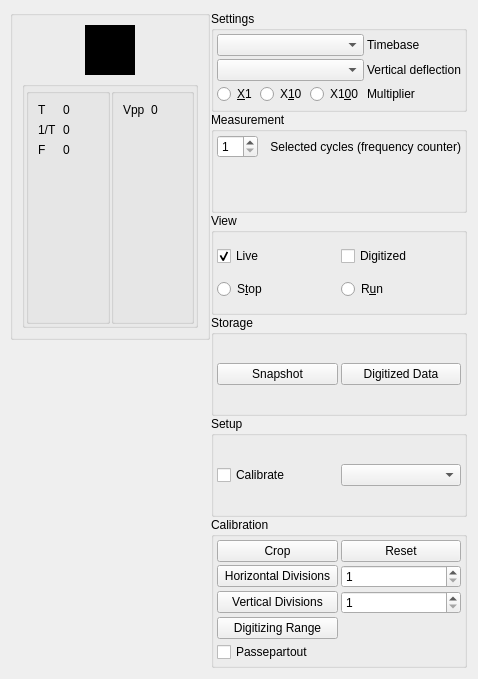
<?xml version="1.0" encoding="UTF-8"?>
<ui version="4.0">
 <class>Controls</class>
 <widget class="QWidget" name="Controls">
  <property name="geometry">
   <rect>
    <x>0</x>
    <y>0</y>
    <width>478</width>
    <height>679</height>
   </rect>
  </property>
  <property name="sizePolicy">
   <sizepolicy hsizetype="MinimumExpanding" vsizetype="MinimumExpanding">
    <horstretch>0</horstretch>
    <verstretch>0</verstretch>
   </sizepolicy>
  </property>
  <property name="windowTitle">
   <string>Form</string>
  </property>
  <layout class="QGridLayout" name="gridLayout_6">
   <property name="leftMargin">
    <number>10</number>
   </property>
   <property name="topMargin">
    <number>10</number>
   </property>
   <property name="rightMargin">
    <number>10</number>
   </property>
   <property name="bottomMargin">
    <number>10</number>
   </property>
   <property name="spacing">
    <number>10</number>
   </property>
   <item row="0" column="1">
    <layout class="QGridLayout" name="layoutScope">
     <property name="sizeConstraint">
      <enum>QLayout::SetNoConstraint</enum>
     </property>
     <property name="leftMargin">
      <number>0</number>
     </property>
     <property name="topMargin">
      <number>0</number>
     </property>
     <property name="rightMargin">
      <number>0</number>
     </property>
     <property name="bottomMargin">
      <number>0</number>
     </property>
     <property name="spacing">
      <number>0</number>
     </property>
     <item row="0" column="2">
      <layout class="QVBoxLayout" name="verticalLayout">
       <property name="spacing">
        <number>0</number>
       </property>
       <property name="sizeConstraint">
        <enum>QLayout::SetFixedSize</enum>
       </property>
       <property name="leftMargin">
        <number>0</number>
       </property>
       <property name="topMargin">
        <number>0</number>
       </property>
       <property name="rightMargin">
        <number>0</number>
       </property>
       <property name="bottomMargin">
        <number>0</number>
       </property>
       <item>
        <widget class="QGroupBox" name="groupBoxDisplay">
         <layout class="QVBoxLayout" name="verticalLayout_2">
          <item>
           <layout class="QGridLayout" name="gridLayout_Display">
            <property name="sizeConstraint">
             <enum>QLayout::SetNoConstraint</enum>
            </property>
            <property name="leftMargin">
             <number>0</number>
            </property>
            <property name="topMargin">
             <number>0</number>
            </property>
            <property name="rightMargin">
             <number>0</number>
            </property>
            <property name="bottomMargin">
             <number>0</number>
            </property>
            <property name="spacing">
             <number>0</number>
            </property>
            <item row="0" column="0" alignment="Qt::AlignTop">
             <widget class="WebCamView" name="widgetLiveView" native="true">
              <property name="sizePolicy">
               <sizepolicy hsizetype="Fixed" vsizetype="Fixed">
                <horstretch>0</horstretch>
                <verstretch>0</verstretch>
               </sizepolicy>
              </property>
              <property name="minimumSize">
               <size>
                <width>50</width>
                <height>50</height>
               </size>
              </property>
              <property name="styleSheet">
               <string notr="true">background-color: rgb(0, 0, 0);</string>
              </property>
             </widget>
            </item>
            <item row="0" column="0" alignment="Qt::AlignLeft">
             <widget class="Grid" name="widgetGridView" native="true">
              <property name="sizePolicy">
               <sizepolicy hsizetype="Fixed" vsizetype="Fixed">
                <horstretch>0</horstretch>
                <verstretch>0</verstretch>
               </sizepolicy>
              </property>
              <property name="minimumSize">
               <size>
                <width>50</width>
                <height>50</height>
               </size>
              </property>
              <property name="styleSheet">
               <string notr="true">background-color: rgba(255, 255, 255, 0);</string>
              </property>
             </widget>
            </item>
            <item row="0" column="0">
             <widget class="DigitizerView" name="widgetDigitizedView" native="true">
              <property name="sizePolicy">
               <sizepolicy hsizetype="Fixed" vsizetype="Fixed">
                <horstretch>0</horstretch>
                <verstretch>0</verstretch>
               </sizepolicy>
              </property>
              <property name="minimumSize">
               <size>
                <width>50</width>
                <height>50</height>
               </size>
              </property>
              <property name="styleSheet">
               <string notr="true">background-color: rgba(255, 255, 255, 0);</string>
              </property>
             </widget>
            </item>
            <item row="0" column="0">
             <widget class="CursorControl" name="widgetCursorControl" native="true">
              <property name="enabled">
               <bool>true</bool>
              </property>
              <property name="sizePolicy">
               <sizepolicy hsizetype="Maximum" vsizetype="Maximum">
                <horstretch>0</horstretch>
                <verstretch>0</verstretch>
               </sizepolicy>
              </property>
              <property name="minimumSize">
               <size>
                <width>50</width>
                <height>50</height>
               </size>
              </property>
              <property name="autoFillBackground">
               <bool>false</bool>
              </property>
              <property name="styleSheet">
               <string notr="true">background-color: rgba(255, 255, 255, 0);</string>
              </property>
             </widget>
            </item>
           </layout>
          </item>
          <item>
           <widget class="QGroupBox" name="groupBoxMeasurements">
            <property name="sizePolicy">
             <sizepolicy hsizetype="MinimumExpanding" vsizetype="MinimumExpanding">
              <horstretch>0</horstretch>
              <verstretch>0</verstretch>
             </sizepolicy>
            </property>
            <property name="title">
             <string/>
            </property>
            <property name="flat">
             <bool>true</bool>
            </property>
            <layout class="QGridLayout" name="gridLayout_11">
             <property name="sizeConstraint">
              <enum>QLayout::SetNoConstraint</enum>
             </property>
             <property name="leftMargin">
              <number>1</number>
             </property>
             <property name="topMargin">
              <number>1</number>
             </property>
             <property name="rightMargin">
              <number>1</number>
             </property>
             <property name="bottomMargin">
              <number>1</number>
             </property>
             <property name="spacing">
              <number>1</number>
             </property>
             <item row="0" column="0">
              <widget class="QGroupBox" name="groupBoxTime">
               <property name="sizePolicy">
                <sizepolicy hsizetype="MinimumExpanding" vsizetype="MinimumExpanding">
                 <horstretch>0</horstretch>
                 <verstretch>0</verstretch>
                </sizepolicy>
               </property>
               <property name="title">
                <string/>
               </property>
               <property name="alignment">
                <set>Qt::AlignLeading|Qt::AlignLeft|Qt::AlignTop</set>
               </property>
               <property name="flat">
                <bool>true</bool>
               </property>
               <layout class="QFormLayout" name="formLayout_2">
                <property name="labelAlignment">
                 <set>Qt::AlignLeading|Qt::AlignLeft|Qt::AlignTop</set>
                </property>
                <item row="0" column="0">
                 <widget class="QLabel" name="labelDeltaT">
                  <property name="sizePolicy">
                   <sizepolicy hsizetype="MinimumExpanding" vsizetype="Preferred">
                    <horstretch>0</horstretch>
                    <verstretch>0</verstretch>
                   </sizepolicy>
                  </property>
                  <property name="text">
                   <string>T</string>
                  </property>
                 </widget>
                </item>
                <item row="0" column="1">
                 <widget class="QLabel" name="labelDeltaTDisplay">
                  <property name="sizePolicy">
                   <sizepolicy hsizetype="MinimumExpanding" vsizetype="Preferred">
                    <horstretch>0</horstretch>
                    <verstretch>0</verstretch>
                   </sizepolicy>
                  </property>
                  <property name="text">
                   <string>0</string>
                  </property>
                 </widget>
                </item>
                <item row="1" column="0">
                 <widget class="QLabel" name="labelTInverse">
                  <property name="sizePolicy">
                   <sizepolicy hsizetype="MinimumExpanding" vsizetype="Preferred">
                    <horstretch>0</horstretch>
                    <verstretch>0</verstretch>
                   </sizepolicy>
                  </property>
                  <property name="text">
                   <string>1/T</string>
                  </property>
                 </widget>
                </item>
                <item row="1" column="1">
                 <widget class="QLabel" name="labelTInverseDisplay">
                  <property name="sizePolicy">
                   <sizepolicy hsizetype="MinimumExpanding" vsizetype="Preferred">
                    <horstretch>0</horstretch>
                    <verstretch>0</verstretch>
                   </sizepolicy>
                  </property>
                  <property name="text">
                   <string>0</string>
                  </property>
                 </widget>
                </item>
                <item row="2" column="0">
                 <widget class="QLabel" name="labelF">
                  <property name="sizePolicy">
                   <sizepolicy hsizetype="MinimumExpanding" vsizetype="Preferred">
                    <horstretch>0</horstretch>
                    <verstretch>0</verstretch>
                   </sizepolicy>
                  </property>
                  <property name="text">
                   <string>F</string>
                  </property>
                 </widget>
                </item>
                <item row="2" column="1">
                 <widget class="QLabel" name="labelFDisplay">
                  <property name="sizePolicy">
                   <sizepolicy hsizetype="MinimumExpanding" vsizetype="Preferred">
                    <horstretch>0</horstretch>
                    <verstretch>0</verstretch>
                   </sizepolicy>
                  </property>
                  <property name="text">
                   <string>0</string>
                  </property>
                 </widget>
                </item>
               </layout>
              </widget>
             </item>
             <item row="0" column="1">
              <widget class="QGroupBox" name="groupBoxVoltage">
               <property name="sizePolicy">
                <sizepolicy hsizetype="MinimumExpanding" vsizetype="MinimumExpanding">
                 <horstretch>0</horstretch>
                 <verstretch>0</verstretch>
                </sizepolicy>
               </property>
               <property name="title">
                <string/>
               </property>
               <property name="alignment">
                <set>Qt::AlignRight|Qt::AlignTop|Qt::AlignTrailing</set>
               </property>
               <property name="flat">
                <bool>true</bool>
               </property>
               <layout class="QFormLayout" name="formLayout">
                <property name="labelAlignment">
                 <set>Qt::AlignLeading|Qt::AlignLeft|Qt::AlignTop</set>
                </property>
                <item row="0" column="0">
                 <widget class="QLabel" name="labelVpp">
                  <property name="sizePolicy">
                   <sizepolicy hsizetype="MinimumExpanding" vsizetype="Preferred">
                    <horstretch>0</horstretch>
                    <verstretch>0</verstretch>
                   </sizepolicy>
                  </property>
                  <property name="text">
                   <string>Vpp</string>
                  </property>
                 </widget>
                </item>
                <item row="0" column="1">
                 <widget class="QLabel" name="labelVppDisplay">
                  <property name="sizePolicy">
                   <sizepolicy hsizetype="MinimumExpanding" vsizetype="Preferred">
                    <horstretch>0</horstretch>
                    <verstretch>0</verstretch>
                   </sizepolicy>
                  </property>
                  <property name="text">
                   <string>0</string>
                  </property>
                 </widget>
                </item>
               </layout>
              </widget>
             </item>
            </layout>
           </widget>
          </item>
         </layout>
        </widget>
       </item>
       <item>
        <spacer name="verticalSpacer">
         <property name="orientation">
          <enum>Qt::Vertical</enum>
         </property>
         <property name="sizeHint" stdset="0">
          <size>
           <width>20</width>
           <height>40</height>
          </size>
         </property>
        </spacer>
       </item>
      </layout>
     </item>
     <item row="0" column="3">
      <layout class="QGridLayout" name="layoutControls">
       <property name="sizeConstraint">
        <enum>QLayout::SetFixedSize</enum>
       </property>
       <property name="leftMargin">
        <number>1</number>
       </property>
       <property name="topMargin">
        <number>1</number>
       </property>
       <property name="rightMargin">
        <number>1</number>
       </property>
       <property name="bottomMargin">
        <number>1</number>
       </property>
       <property name="horizontalSpacing">
        <number>1</number>
       </property>
       <item row="0" column="0">
        <widget class="QGroupBox" name="groupBoxSettings">
         <property name="sizePolicy">
          <sizepolicy hsizetype="MinimumExpanding" vsizetype="MinimumExpanding">
           <horstretch>0</horstretch>
           <verstretch>0</verstretch>
          </sizepolicy>
         </property>
         <property name="title">
          <string>Settings</string>
         </property>
         <layout class="QGridLayout" name="gridLayout_3">
          <property name="leftMargin">
           <number>3</number>
          </property>
          <property name="topMargin">
           <number>3</number>
          </property>
          <property name="rightMargin">
           <number>3</number>
          </property>
          <property name="bottomMargin">
           <number>3</number>
          </property>
          <property name="spacing">
           <number>3</number>
          </property>
          <item row="0" column="0">
           <widget class="QComboBox" name="comboBoxTimeBase">
            <property name="toolTip">
             <string>Seconds per centimeter</string>
            </property>
           </widget>
          </item>
          <item row="0" column="1">
           <widget class="QLabel" name="labelTimeBase">
            <property name="text">
             <string>Timebase</string>
            </property>
           </widget>
          </item>
          <item row="1" column="0">
           <widget class="QComboBox" name="comboBoxVerticalDeflection"/>
          </item>
          <item row="1" column="1">
           <widget class="QLabel" name="labelVerticalDeflection">
            <property name="text">
             <string>Vertical deflection</string>
            </property>
           </widget>
          </item>
          <item row="2" column="0">
           <layout class="QHBoxLayout" name="horizontalLayoutVerticalScale">
            <item>
             <widget class="QRadioButton" name="radioButtonX1">
              <property name="text">
               <string>&amp;X1</string>
              </property>
             </widget>
            </item>
            <item>
             <widget class="QRadioButton" name="radioButtonX10">
              <property name="text">
               <string>X&amp;10</string>
              </property>
             </widget>
            </item>
            <item>
             <widget class="QRadioButton" name="radioButtonX100">
              <property name="text">
               <string>X1&amp;00</string>
              </property>
             </widget>
            </item>
           </layout>
          </item>
          <item row="2" column="1">
           <widget class="QLabel" name="labelMultiplier">
            <property name="text">
             <string>Multiplier</string>
            </property>
           </widget>
          </item>
         </layout>
        </widget>
       </item>
       <item row="1" column="0">
        <widget class="QGroupBox" name="groupBoxMeasurement">
         <property name="sizePolicy">
          <sizepolicy hsizetype="MinimumExpanding" vsizetype="MinimumExpanding">
           <horstretch>0</horstretch>
           <verstretch>0</verstretch>
          </sizepolicy>
         </property>
         <property name="title">
          <string>Measurement</string>
         </property>
         <property name="alignment">
          <set>Qt::AlignLeading|Qt::AlignLeft|Qt::AlignTop</set>
         </property>
         <property name="flat">
          <bool>false</bool>
         </property>
         <layout class="QFormLayout" name="formLayout_3">
          <property name="horizontalSpacing">
           <number>3</number>
          </property>
          <property name="verticalSpacing">
           <number>3</number>
          </property>
          <property name="leftMargin">
           <number>3</number>
          </property>
          <property name="topMargin">
           <number>3</number>
          </property>
          <property name="rightMargin">
           <number>3</number>
          </property>
          <property name="bottomMargin">
           <number>3</number>
          </property>
          <item row="0" column="0">
           <widget class="QSpinBox" name="spinBoxSelectedCycles">
            <property name="minimum">
             <number>1</number>
            </property>
            <property name="maximum">
             <number>20</number>
            </property>
            <property name="value">
             <number>1</number>
            </property>
           </widget>
          </item>
          <item row="0" column="1">
           <widget class="QLabel" name="labelSelectedCycles">
            <property name="sizePolicy">
             <sizepolicy hsizetype="Minimum" vsizetype="Minimum">
              <horstretch>0</horstretch>
              <verstretch>0</verstretch>
             </sizepolicy>
            </property>
            <property name="text">
             <string>Selected cycles (frequency counter)</string>
            </property>
            <property name="alignment">
             <set>Qt::AlignRight|Qt::AlignTrailing|Qt::AlignVCenter</set>
            </property>
           </widget>
          </item>
         </layout>
        </widget>
       </item>
       <item row="2" column="0">
        <widget class="QGroupBox" name="groupBoxView">
         <property name="sizePolicy">
          <sizepolicy hsizetype="MinimumExpanding" vsizetype="MinimumExpanding">
           <horstretch>0</horstretch>
           <verstretch>0</verstretch>
          </sizepolicy>
         </property>
         <property name="title">
          <string>View</string>
         </property>
         <layout class="QGridLayout" name="gridLayout_5">
          <property name="leftMargin">
           <number>3</number>
          </property>
          <property name="topMargin">
           <number>3</number>
          </property>
          <property name="rightMargin">
           <number>3</number>
          </property>
          <property name="bottomMargin">
           <number>3</number>
          </property>
          <property name="spacing">
           <number>3</number>
          </property>
          <item row="2" column="0">
           <widget class="QCheckBox" name="checkBoxLive">
            <property name="text">
             <string>Live</string>
            </property>
            <property name="checked">
             <bool>true</bool>
            </property>
           </widget>
          </item>
          <item row="2" column="1">
           <widget class="QCheckBox" name="checkBoxDigitizedView">
            <property name="text">
             <string>Digitized</string>
            </property>
           </widget>
          </item>
          <item row="3" column="0">
           <widget class="QRadioButton" name="radioButtonStop">
            <property name="text">
             <string>S&amp;top</string>
            </property>
           </widget>
          </item>
          <item row="3" column="1">
           <widget class="QRadioButton" name="radioButtonRun">
            <property name="text">
             <string>R&amp;un</string>
            </property>
           </widget>
          </item>
         </layout>
        </widget>
       </item>
       <item row="3" column="0">
        <widget class="QGroupBox" name="groupBoxStorage">
         <property name="sizePolicy">
          <sizepolicy hsizetype="MinimumExpanding" vsizetype="MinimumExpanding">
           <horstretch>0</horstretch>
           <verstretch>0</verstretch>
          </sizepolicy>
         </property>
         <property name="title">
          <string>Storage</string>
         </property>
         <layout class="QGridLayout" name="gridLayout_4">
          <property name="leftMargin">
           <number>3</number>
          </property>
          <property name="topMargin">
           <number>3</number>
          </property>
          <property name="rightMargin">
           <number>3</number>
          </property>
          <property name="bottomMargin">
           <number>3</number>
          </property>
          <property name="spacing">
           <number>3</number>
          </property>
          <item row="0" column="0">
           <widget class="QPushButton" name="pushButtonSnapshot">
            <property name="text">
             <string>Snapshot</string>
            </property>
           </widget>
          </item>
          <item row="0" column="1">
           <widget class="QPushButton" name="pushButtonDigitizedData">
            <property name="text">
             <string>Digitized Data</string>
            </property>
           </widget>
          </item>
         </layout>
        </widget>
       </item>
       <item row="4" column="0">
        <widget class="QGroupBox" name="groupBoxSetup">
         <property name="sizePolicy">
          <sizepolicy hsizetype="MinimumExpanding" vsizetype="MinimumExpanding">
           <horstretch>0</horstretch>
           <verstretch>0</verstretch>
          </sizepolicy>
         </property>
         <property name="title">
          <string>Setup</string>
         </property>
         <layout class="QGridLayout" name="gridLayout">
          <property name="leftMargin">
           <number>3</number>
          </property>
          <property name="topMargin">
           <number>3</number>
          </property>
          <property name="rightMargin">
           <number>3</number>
          </property>
          <property name="bottomMargin">
           <number>3</number>
          </property>
          <property name="spacing">
           <number>3</number>
          </property>
          <item row="0" column="0">
           <widget class="QCheckBox" name="checkBoxShowCalibration">
            <property name="text">
             <string>Calibrate</string>
            </property>
           </widget>
          </item>
          <item row="0" column="1">
           <widget class="QComboBox" name="comboBoxCameraSelect"/>
          </item>
         </layout>
        </widget>
       </item>
       <item row="5" column="0">
        <widget class="QGroupBox" name="groupBoxCalibration">
         <property name="sizePolicy">
          <sizepolicy hsizetype="MinimumExpanding" vsizetype="MinimumExpanding">
           <horstretch>0</horstretch>
           <verstretch>0</verstretch>
          </sizepolicy>
         </property>
         <property name="title">
          <string>Calibration</string>
         </property>
         <layout class="QGridLayout" name="gridLayout_2">
          <property name="sizeConstraint">
           <enum>QLayout::SetMinimumSize</enum>
          </property>
          <property name="leftMargin">
           <number>3</number>
          </property>
          <property name="topMargin">
           <number>3</number>
          </property>
          <property name="rightMargin">
           <number>3</number>
          </property>
          <property name="bottomMargin">
           <number>3</number>
          </property>
          <property name="spacing">
           <number>3</number>
          </property>
          <item row="1" column="0">
           <widget class="QPushButton" name="pushButtonHoroizontalDivisions">
            <property name="text">
             <string>Horizontal Divisions</string>
            </property>
           </widget>
          </item>
          <item row="1" column="1">
           <widget class="QSpinBox" name="spinBoxHorizontalDivisions">
            <property name="minimum">
             <number>1</number>
            </property>
            <property name="maximum">
             <number>15</number>
            </property>
           </widget>
          </item>
          <item row="0" column="1">
           <widget class="QPushButton" name="pushButtonReset">
            <property name="sizePolicy">
             <sizepolicy hsizetype="Minimum" vsizetype="Minimum">
              <horstretch>0</horstretch>
              <verstretch>0</verstretch>
             </sizepolicy>
            </property>
            <property name="text">
             <string>Reset</string>
            </property>
           </widget>
          </item>
          <item row="0" column="0">
           <widget class="QPushButton" name="pushButtonCrop">
            <property name="text">
             <string>Crop</string>
            </property>
           </widget>
          </item>
          <item row="2" column="0">
           <widget class="QPushButton" name="pushButtonVerticalDivisions">
            <property name="text">
             <string>Vertical Divisions</string>
            </property>
           </widget>
          </item>
          <item row="2" column="1">
           <widget class="QSpinBox" name="spinBoxVerticalDivisions">
            <property name="minimum">
             <number>1</number>
            </property>
            <property name="maximum">
             <number>15</number>
            </property>
           </widget>
          </item>
          <item row="4" column="0">
           <widget class="QCheckBox" name="checkBoxPassepartout">
            <property name="sizePolicy">
             <sizepolicy hsizetype="Minimum" vsizetype="Fixed">
              <horstretch>0</horstretch>
              <verstretch>0</verstretch>
             </sizepolicy>
            </property>
            <property name="text">
             <string>Passepartout</string>
            </property>
           </widget>
          </item>
          <item row="3" column="0">
           <widget class="QPushButton" name="pushButtonDigitizingRange">
            <property name="text">
             <string>Digitizing Range</string>
            </property>
           </widget>
          </item>
         </layout>
        </widget>
       </item>
      </layout>
     </item>
    </layout>
   </item>
  </layout>
 </widget>
 <customwidgets>
  <customwidget>
   <class>WebCamView</class>
   <extends>QWidget</extends>
   <header location="global">Forms.WebCamView</header>
   <container>1</container>
  </customwidget>
  <customwidget>
   <class>DigitizerView</class>
   <extends>QWidget</extends>
   <header location="global">Forms.DigitizerView</header>
   <container>1</container>
  </customwidget>
  <customwidget>
   <class>Grid</class>
   <extends>QWidget</extends>
   <header location="global">Forms.Grid</header>
   <container>1</container>
  </customwidget>
  <customwidget>
   <class>CursorControl</class>
   <extends>QWidget</extends>
   <header location="global">Forms.CursorControl</header>
   <container>1</container>
  </customwidget>
 </customwidgets>
 <resources/>
 <connections>
  <connection>
   <sender>checkBoxShowCalibration</sender>
   <signal>toggled(bool)</signal>
   <receiver>groupBoxCalibration</receiver>
   <slot>setVisible(bool)</slot>
   <hints>
    <hint type="sourcelabel">
     <x>234</x>
     <y>503</y>
    </hint>
    <hint type="destinationlabel">
     <x>306</x>
     <y>625</y>
    </hint>
   </hints>
  </connection>
 </connections>
</ui>
